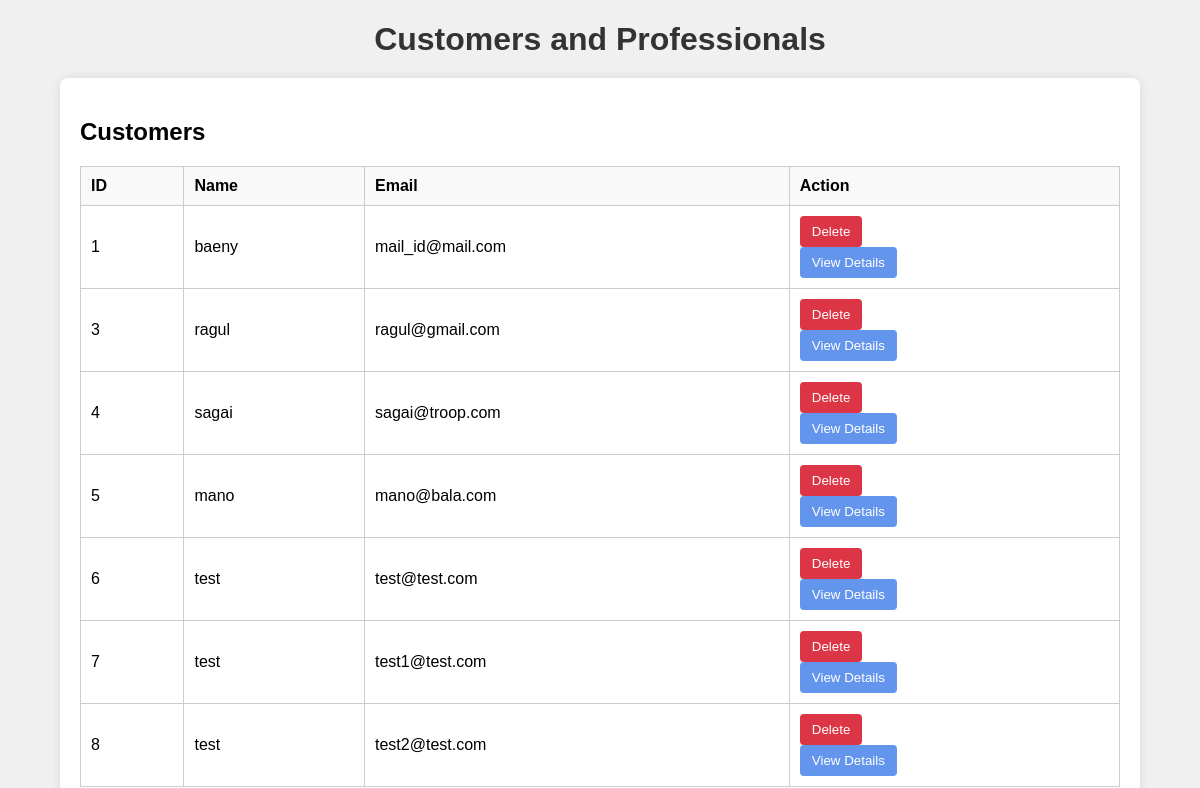
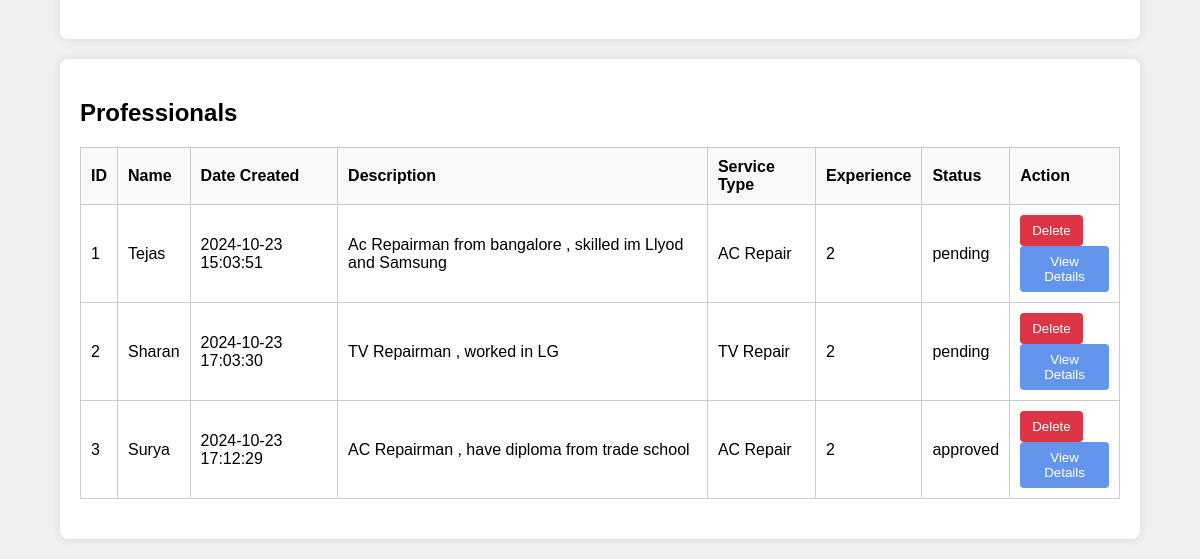
Before: /view-people with the older database file (2 pictures, top to bottom).
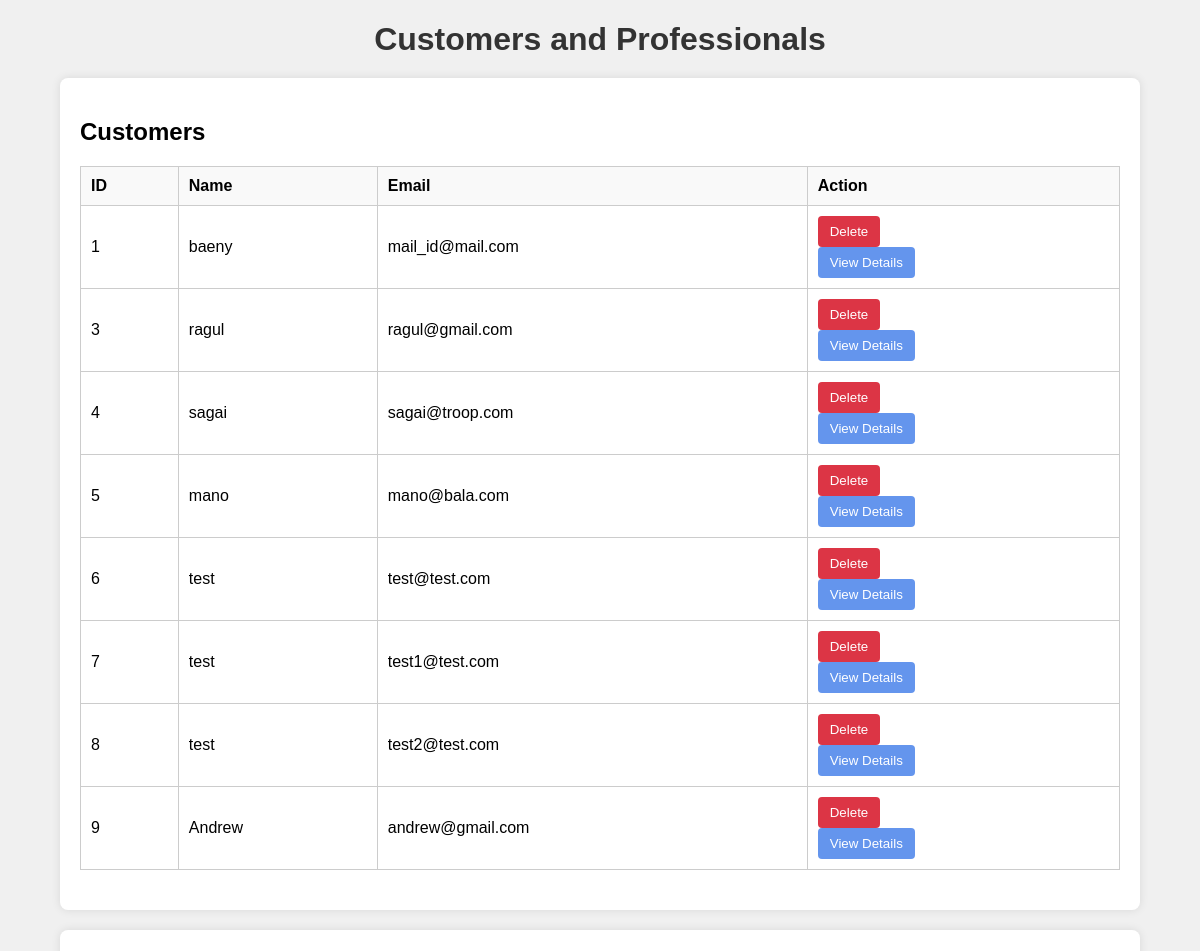
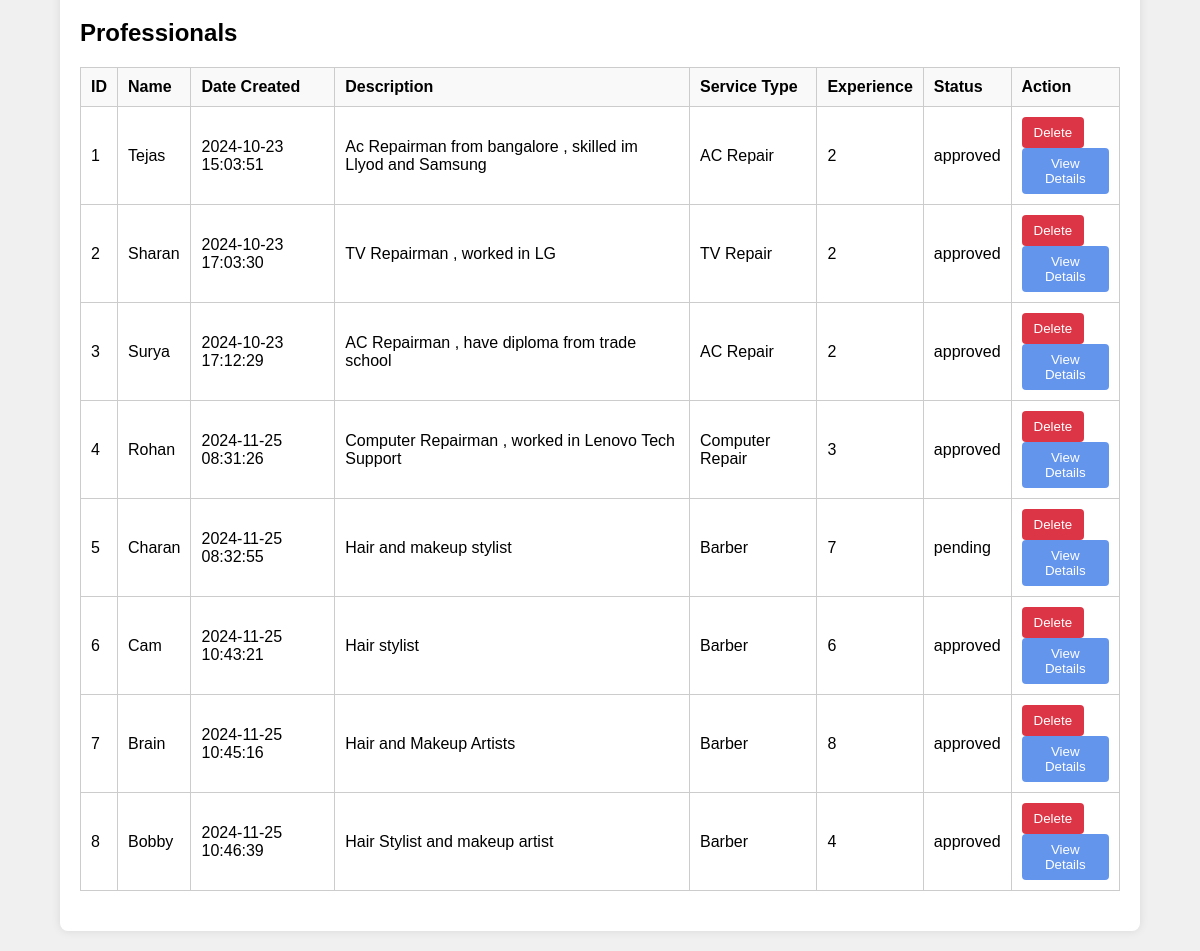
After: the same page with the newer database file (2 pictures, top to bottom).
### tables this page shows
CREATE TABLE customers (
    id INTEGER PRIMARY KEY AUTOINCREMENT,
    name TEXT NOT NULL,
    email TEXT UNIQUE NOT NULL,
    password TEXT NOT NULL
, city TEXT);

CREATE TABLE professionals (
    id INTEGER PRIMARY KEY AUTOINCREMENT,
    name TEXT NOT NULL,
    date_created DATETIME DEFAULT CURRENT_TIMESTAMP,
    description TEXT,
    service_type TEXT NOT NULL,
    experience INTEGER,
    status TEXT DEFAULT 'pending'
, password TEXT, city TEXT);

### app.py (the view, shortened to what this page needs)
@app.route('/view-people', methods=['GET', 'POST'])
def view_people():
    conn = get_db_connection()
    cursor = conn.cursor()
    cursor.execute('SELECT * FROM customers')
    customers = cursor.fetchall()
    cursor.execute('SELECT * FROM professionals')
    professionals = cursor.fetchall()
    conn.close()
    return render_template('admin/view_people.html', customers=customers, professionals=professionals)

### app.py (called while the page is built)
def get_db_connection():
    conn = sqlite3.connect('your_database.db')
    conn.row_factory = sqlite3.Row
    return conn

### templates/admin/view_people.html (shortened to what this page needs)
<!DOCTYPE html>
<html lang="en">
<head>
</head>
<body>
    <div class="container">
        <h1>Customers and Professionals</h1>
        <div class="table-container">
            <h2>Customers</h2>
            <table>
                <thead>
                    <tr>
                        <th>ID</th>
                        <th>Name</th>
                        <th>Email</th>
                        <th>Action</th>
                    </tr>
                </thead>
                <tbody>
                    {% for customer in customers %}
                    <tr>
                        <td>{{ customer['id'] }}</td>
                        <td>{{ customer['name'] }}</td>
                        <td>{{ customer['email'] }}</td>
                        <td>
                            <form method="POST" action="{{ url_for('view_people') }}">
                                <button type="submit">Delete</button>
                            </form>
                            <form method="GET" action="{{ url_for('view_person_details') }}">
                                <button style="background-color: cornflowerblue;" type="submit">View Details</button>
                            </form>
                        </td>
                    </tr>
                    {% endfor %}
                </tbody>
            </table>
        </div>
        <div class="table-container">
            <h2>Professionals</h2>
            <table>
                <thead>
                    <tr>
                        <th>ID</th>
                        <th>Name</th>
                        <th>Date Created</th>
                        <th>Description</th>
                        <th>Service Type</th>
                        <th>Experience</th>
                        <th>Status</th>
                        <th>Action</th>
                    </tr>
                </thead>
                <tbody>
                    {% for professional in professionals %}
                    <tr>
                        <td>{{ professional['id'] }}</td>
                        <td>{{ professional['name'] }}</td>
                        <td>{{ professional['date_created'] }}</td>
                        <td>{{ professional['description'] }}</td>
                        <td>{{ professional['service_type'] }}</td>
                        <td>{{ professional['experience'] }}</td>
                        <td>{{ professional['status'] }}</td>
                        <td>
                            <form method="POST" action="{{ url_for('view_people') }}">
                                <button type="submit">Delete</button>
                            </form>
                            <form method="GET" action="{{ url_for('view_person_details') }}">
                                <button style="background-color: cornflowerblue;" type="submit">View Details</button>
                            </form>
                        </td>
                    </tr>
                    {% endfor %}
                </tbody>
            </table>
        </div>
    </div>
</body>
</html>

Changed rows visible on the page:
added customers: id "9", name "Andrew", email "andrew@gmail.com"
changed professionals "Tejas": status "pending" → "approved"
changed professionals "Sharan": status "pending" → "approved"
added professionals: id "4", name "Rohan", date_created "2024-11-25 08:31:26", description "Computer Repairman , worked in Lenovo Tech Support", service_type "Computer Repair", experience "3", status "approved"
added professionals: id "5", name "Charan", date_created "2024-11-25 08:32:55", description "Hair and makeup stylist", service_type "Barber", experience "7", status "pending"
added professionals: id "6", name "Cam", date_created "2024-11-25 10:43:21", description "Hair stylist", service_type "Barber", experience "6", status "approved"
added professionals: id "7", name "Brain", date_created "2024-11-25 10:45:16", description "Hair and Makeup Artists", service_type "Barber", experience "8", status "approved"
added professionals: id "8", name "Bobby", date_created "2024-11-25 10:46:39", description "Hair Stylist and makeup artist", service_type "Barber", experience "4", status "approved"
